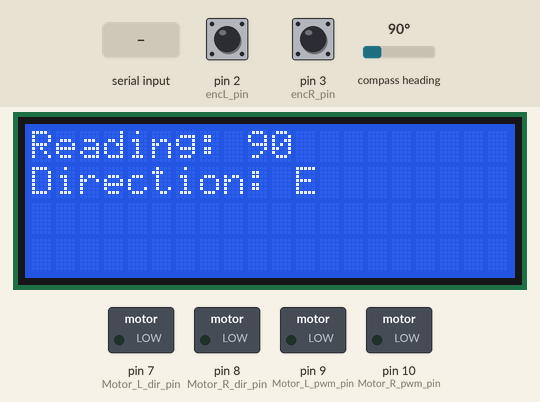
The sketch below on a simulated Arduino Mega 2560, built with avr-gcc and run on an emulated ATmega2560. On the bench: 20×4 character LCD, switched loads named in the sketch (green lamp = pin HIGH). Wiring (inferred from the names in the program): CMPS compass at I2C address 0x60. The test bench sets the inputs (shaded band); at power-on: pin 2 (encL_pin) HIGH, pin 3 (encR_pin) HIGH, compass heading 90°. What the sketch prints to the serial monitor is not drawn.

Above: at 1.2 s.
1.3 s: "Move:1\n" received over Serial
At 2.8 s:
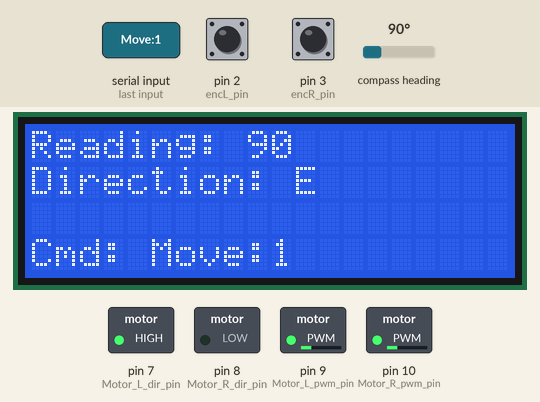
At 12.2 s:
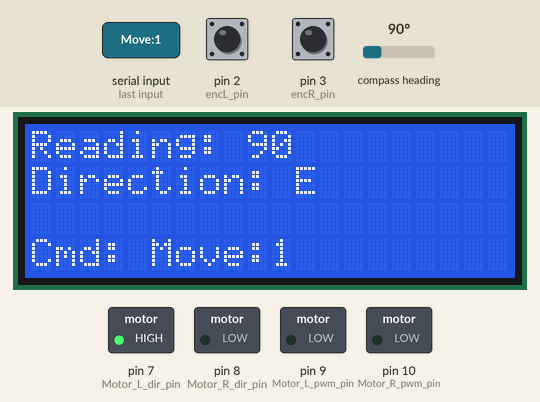
Timing chart, 0 to 13.7 s (numbered marks = the images above; inputs shaded):
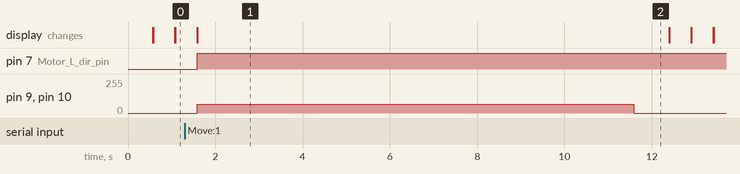

The sketch:

Week47.ino
```cpp
#include <Wire.h>
#include <LiquidCrystal.h>

// PIN definitions

const int rs = 37, en = 36, d4 = 35, d5 = 34, d6 = 33, d7 = 32;
LiquidCrystal lcd(rs, en, d4, d5, d6, d7);
const int js_x = A8, js_y = A9;
int buttonPin = 19;
int buttonState = 1;
const int SDA_pin = 20; // serial data
const int SCL_pin = 21; // serial clock
int incomingByte;
int incomingByte2;
const int encL_pin = 2;
const int encR_pin = 3;

#define CMPS_address 0x60
#define Motor_forward 0
#define Motor_return 1
#define Motor_L_dir_pin 7
#define Motor_R_dir_pin 8
#define Motor_L_pwm_pin 9
#define Motor_R_pwm_pin 10

const int TOLERANCE = 4;
const int PWM_25 = 64;
const int PWM_50 = 128;
const int PWM_75 = 191;
const float PULSES_PER_CM = 10.0;   // CALIBRATE THIS
const bool RUN_AT_START = true;

// Predefined global variables
volatile bool pushFlag = false;
volatile long pulsesL = 0;
volatile long pulsesR = 0;
int reading = 0;
bool compassOk = false;

void isrL() {
  pulsesL++;
}
void isrR() {
  pulsesR++;
}

void setup() {
  Serial.begin(9600);
  Serial.setTimeout(500000);
  Serial.println("Please give command \"Move:\" or \"Turn:\"");
  Wire.begin();
  pinMode(buttonPin, INPUT_PULLUP);
  pinMode(Motor_L_dir_pin, OUTPUT);
  pinMode(Motor_R_dir_pin, OUTPUT);
  pinMode(Motor_L_pwm_pin, OUTPUT);
  pinMode(Motor_R_pwm_pin, OUTPUT);
  pinMode(encL_pin, INPUT_PULLUP);
  pinMode(encR_pin, INPUT_PULLUP);
  attachInterrupt(digitalPinToInterrupt(encL_pin), isrL, RISING);
  attachInterrupt(digitalPinToInterrupt(encR_pin), isrR, RISING);
  lcd.begin(20, 4);
}

void printCompassHeading() {
  Wire.beginTransmission(CMPS_address);
  Wire.write(byte(0x01));
  Wire.endTransmission();

  Wire.requestFrom(CMPS_address, 1);

  compassOk = false;
  if (Wire.available() >= 1) {
    reading = map(Wire.read(), 0, 255, 0, 359);
    compassOk = true;
  }

  if (reading < 23) {
    lcd.setCursor(0, 1);
    lcd.print("Direction: ");
    lcd.print("N ");

  } else if (reading >= 23 && reading < 68) {
    lcd.setCursor(0, 1);
    lcd.print("Direction: ");
    lcd.print("NE");

  } else if (reading >= 68 && reading < 113) {
    lcd.setCursor(0, 1);
    lcd.print("Direction: ");
    lcd.print("E ");

  } else if (reading >= 113 && reading < 158) {
    lcd.setCursor(0, 1);
    lcd.print("Direction: ");
    lcd.print("SE");

  } else if (reading >= 158 && reading < 203) {
    lcd.setCursor(0, 1);
    lcd.print("Direction: ");
    lcd.print("S ");

  } else if (reading >= 203 && reading < 248) {
    lcd.setCursor(0, 1);
    lcd.print("Direction: ");
    lcd.print("SW");

  } else if (reading >= 248 && reading < 293) {
    lcd.setCursor(0, 1);
    lcd.print("Direction: ");
    lcd.print("W ");

  } else if (reading >= 293 && reading < 338) {
    lcd.setCursor(0, 1);
    lcd.print("Direction: ");
    lcd.print("NW");

  } else {
    lcd.setCursor(0, 1);
    lcd.print("Direction: ");
    lcd.print("N ");
  }
  lcd.setCursor(0, 0);
  lcd.print("Reading: ");
  lcd.print(reading);
  lcd.print("   ");
}

void turnLeft() {
  // left motor still goes the opposite way
  digitalWrite(Motor_R_dir_pin, Motor_forward);
  digitalWrite(Motor_L_dir_pin, Motor_forward);
  analogWrite(Motor_R_pwm_pin, 80);
  analogWrite(Motor_L_pwm_pin, 80);
}

void turnRight() {
  digitalWrite(Motor_R_dir_pin, Motor_return);
  digitalWrite(Motor_L_dir_pin, Motor_return);
  analogWrite(Motor_R_pwm_pin, 80);
  analogWrite(Motor_L_pwm_pin, 80);
}

void stopMotors() {
  analogWrite(Motor_R_pwm_pin, 0);
  analogWrite(Motor_L_pwm_pin, 0);
}

int headingError(int heading) {
  return ( (heading - reading + 540) % 360 ) - 180;
}
void turnToHeading(unsigned int heading) {
  printCompassHeading();
  while (compassOk && abs(headingError((int)heading)) > TOLERANCE) {
    if (headingError(heading) > 0) {
      turnRight();
    } else {
      turnLeft();
    }
    printCompassHeading();
  }
  stopMotors();
  delay(300);
}

void driveCm(int cm, int pwm) {
  int target = (int) (abs(cm) * PULSES_PER_CM);

  noInterrupts();
  pulsesL = 0;
  pulsesR = 0;
  interrupts();

  if (cm > 0) {
    digitalWrite(Motor_R_dir_pin, Motor_forward);
    digitalWrite(Motor_L_dir_pin, Motor_return);
  } else if (cm < 0) {
    digitalWrite(Motor_R_dir_pin, Motor_return);
    digitalWrite(Motor_L_dir_pin, Motor_forward);
  }

  analogWrite(Motor_R_pwm_pin, pwm);
  analogWrite(Motor_L_pwm_pin, pwm);
  printCompassHeading();
  unsigned long startTime = millis();
  while (millis() - startTime < 10000) {
    noInterrupts();
    long l = pulsesL;
    long r = pulsesR;
    interrupts();

    if ((l + r) / 2 >= target) break;
  }

  stopMotors();
  delay(300);
}

void loop() {

if (Serial.available() > 0) {
  String cmd_msg = Serial.readStringUntil('\n');
  Serial.println(cmd_msg);
  int pos_dist = cmd_msg.indexOf("Move");
  int pos_deg = cmd_msg.indexOf("Turn");

  if (pos_dist > -1) {
    lcd.setCursor(0, 3);
      lcd.print("Cmd: ");
      lcd.print(cmd_msg);
    pos_dist = cmd_msg.indexOf(":");

    if (pos_dist > -1) {
      int inputDist = cmd_msg.substring(pos_dist + 1).toInt();
      driveCm(inputDist, PWM_25);
      Serial.println("Please give command \"Move:\" or \"Turn:\"");
    }
  }

  if (pos_deg > -1) {
    lcd.setCursor(0, 3);
    lcd.print("Cmd: ");
    lcd.print(cmd_msg);
    pos_deg = cmd_msg.indexOf(":");

    if (pos_deg > -1) {
      int inputDeg = cmd_msg.substring(pos_deg + 1).toInt();
      turnToHeading(inputDeg);
      Serial.println("Please give command \"dist:\" or \"degree:\"");
    }
  }
}

  printCompassHeading();
  delay(500);
  lcd.clear();
}
```

Measured:
- after the input at 1.3 s, pin 7 (Motor_L_dir_pin): LOW → HIGH after 0.29 s; pin 9 (Motor_L_pwm_pin), pin 10 (Motor_R_pwm_pin): 0/255 → 64/255 after 0.29 s, → 0/255 10.0 s later; the display: first differs from a run without the input after 0.29 s (image 1)
- what the display in image 1 shows lasts 10.8 s, from 1.6 s to 12.4 s
